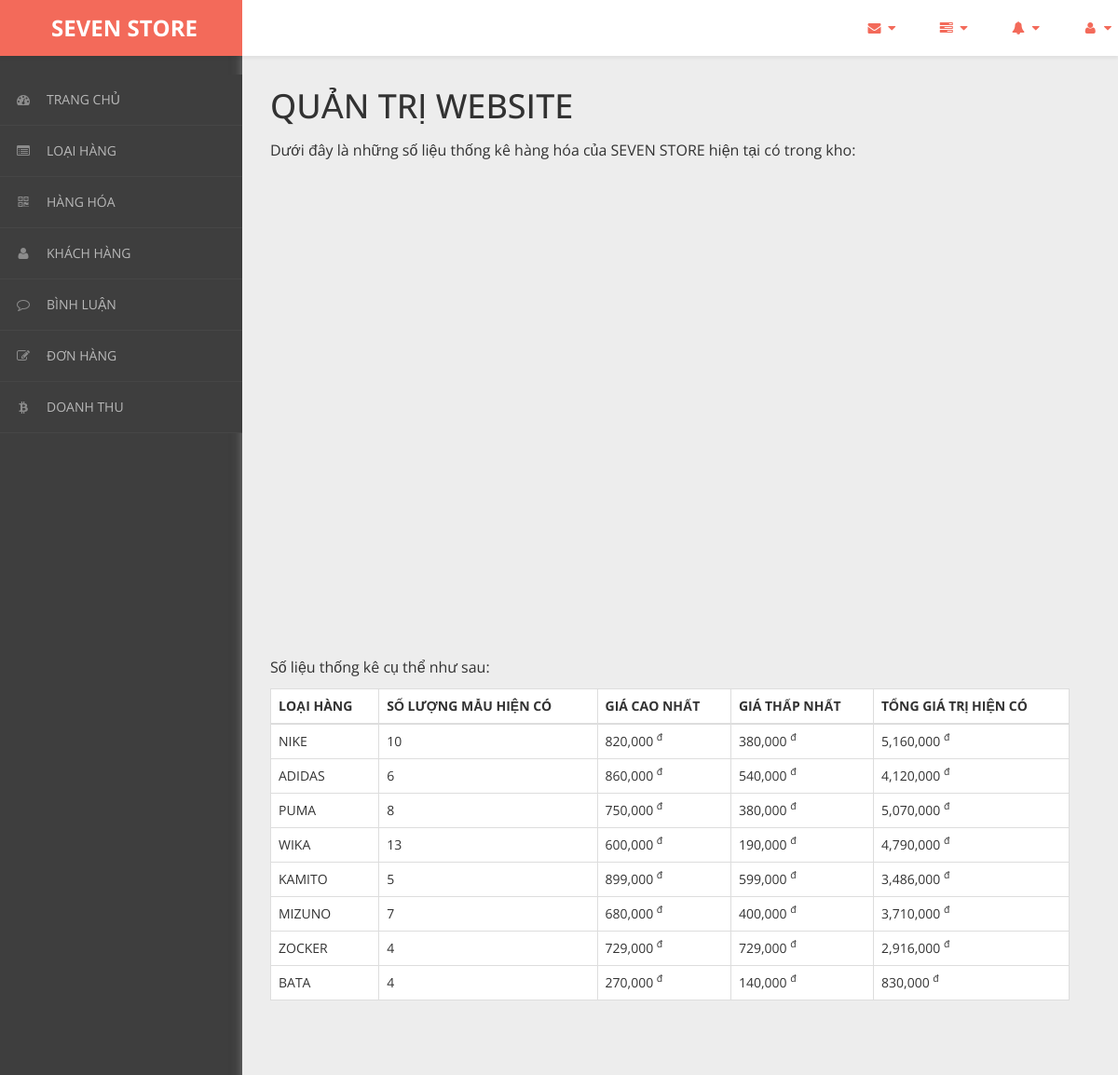
Screenshot of /admin/content/thong-ke/thong-ke-list.php with the database file from the repository.
### tables this page shows
CREATE TABLE `loai_hang` (
  `ma_loai` int(11) NOT NULL,
  `ten_loai` varchar(50) NOT NULL
);

### admin/dao/pdo.php (called while the page is built, shortened)
<?php
    function pdo_get_connection(){
        $pdo = new PDO("mysql:host=localhost;dbname=sevenstore",'root','');
        $pdo->setAttribute(PDO::ATTR_ERRMODE, PDO::ERRMODE_EXCEPTION);
        return $pdo;
    }
    function pdo_query($sql){
        $sql_args = array_slice(func_get_args(),1);
        try{
            $conn = pdo_get_connection();
            $stmt = $conn ->prepare($sql);
            $stmt -> execute($sql_args);
            $rows = $stmt -> fetchAll();
            return $rows;
        }catch(PDOException $e){
            throw $e;
        }finally{
            unset($conn);
        }
    }
    ?>

### admin/dao/thong-ke.php (called while the page is built, shortened)
<?php
    require_once ('pdo.php');
    function thong_ke_hang_hoa(){
    $sql = "SELECT lo.ma_loai, lo.ten_loai,"
            . " COUNT(*) so_luong,"
            . " MIN(hh.don_gia) gia_min,"
            . " MAX(hh.don_gia) gia_max,"
            . " SUM(hh.don_gia) gia_sum"
            . " FROM hang_hoa hh "
            . " JOIN loai_hang lo ON lo.ma_loai=hh.ma_loai "
            . " GROUP BY lo.ma_loai, lo.ten_loai";
    return pdo_query($sql);
    }
?>

### admin/content/thong-ke/thong-ke-list.php (the view, shortened to what this page needs)
<!DOCTYPE html>
<html xmlns="http://www.w3.org/1999/xhtml">
<head>
    <link href="../../../css/admin/css/bootstrap.css" rel="stylesheet" />
    <link href="../../../css/admin/css/font-awesome.css" rel="stylesheet" />
    <link href="../../../css/admin/css/custom-styles.css" rel="stylesheet" />
                <?php
                require_once ('../../dao/thong-ke.php');
                $items = thong_ke_hang_hoa();
                ?>
</head>
<body>
    <div id="wrapper">
        <nav class="navbar navbar-default top-navbar" role="navigation">
            <div class="navbar-header">
                <a class="navbar-brand" href="../../../../sevenstore/trang-chinh/"><strong style = "margin-left: 40px;">SEVEN STORE</strong></a>
            </div>
            <ul class="nav navbar-top-links navbar-right">
                <li class="dropdown">
                    <a class="dropdown-toggle" data-toggle="dropdown" href="#" aria-expanded="false">
                        <i class="fa fa-envelope fa-fw"></i> <i class="fa fa-caret-down"></i>
                    </a>
                </li>
                <li class="dropdown">
                    <a class="dropdown-toggle" data-toggle="dropdown" href="#" aria-expanded="false">
                        <i class="fa fa-tasks fa-fw"></i> <i class="fa fa-caret-down"></i>
                    </a>
                </li>
                <li class="dropdown">
                    <a class="dropdown-toggle" data-toggle="dropdown" href="#" aria-expanded="false">
                        <i class="fa fa-bell fa-fw"></i> <i class="fa fa-caret-down"></i>
                    </a>
                </li>
                <li class="dropdown">
                    <a class="dropdown-toggle" data-toggle="dropdown" href="#" aria-expanded="false">
                        <i class="fa fa-user fa-fw"></i> <i class="fa fa-caret-down"></i>
                    </a>
                </li>
            </ul>
        </nav>
        <nav class="navbar-default navbar-side" role="navigation">
            <div class="sidebar-collapse">
                <ul class="nav" id="main-menu">
                <li>
                        <a href="../thong-ke/thong-ke-list.php"><i class="fa fa-dashboard"></i>TRANG CHỦ</a>
                    </li>
                    <li>
                        <a href="../loai-hang/loai-hang-list.php"><i class="fa fa-list-alt" aria-hidden="true"></i>LOẠI HÀNG</a>
                    </li>
                    <li>
                        <a href="../hang-hoa/hang-hoa-list.php"><i class="fa fa-qrcode"></i>HÀNG HÓA</a>
                    </li>
                    <li>
                        <a href="../khach-hang/khach-hang-list.php"><i class="fa fa-user"></i>KHÁCH HÀNG</a>
                    </li>
                    <li>
                        <a href="../binh-luan/binh-luan-list.php"><i class="fa fa-comment-o" aria-hidden="true"></i>BÌNH LUẬN</a>
                    </li>
                    <li>
                        <a href="../hoa-don/hoa-don-list.php"><i class="fa fa-edit"></i>ĐƠN HÀNG</a>
                    </li>
                    <li>
                        <a href="../doanh-thu/doanh-thu-list.php"><i class="fa fa-bitcoin"></i>DOANH THU</a>
                    </li>
                </ul>
            </div>
        </nav>
        <div id="page-wrapper">
		  <div class="header">
                        <div class="page-header">
                            <h1>QUẢN TRỊ WEBSITE</h1>
                            <p>Dưới đây là những số liệu thống kê hàng hóa của SEVEN STORE hiện tại có trong kho: </p>
                            <div id="columnchart_values" style="width: 100%; height: 300px;"></div><br><br><br><br><br><br><br><br><br><br>
                              <p>Số liệu thống kê cụ thể như sau: </p>
                              <table class="table table-bordered" style = "background-color:#fff">
                                <thead>
                                  <tr>
                                    <th>LOẠI HÀNG</th>
                                    <th>SỐ LƯỢNG MẪU HIỆN CÓ</th>
                                    <th>GIÁ CAO NHẤT</th>
                                    <th>GIÁ THẤP NHẤT</th>
                                    <th>TỔNG GIÁ TRỊ HIỆN CÓ</th>
                                  </tr>
                                </thead>
                                <tbody>
                                <?php foreach($items as $item){
                                     extract($item);
                                    ?>
                                  <tr>
                                    <td><?=$ten_loai?></td>
                                    <td><?=$so_luong?></td>
                                    <td><?=number_format($gia_max)?> <sup>đ</sup></td>
                                    <td><?=number_format($gia_min)?> <sup>đ</sup></td>
                                    <td><?=number_format($gia_sum)?> <sup>đ</sup></td>
                                  </tr>
                                <?php } ?>
                                </tbody>
                              </table>
                        </div>
		</div>
            </div>
        </div>
</body>
</html>

### css/admin/css/custom-styles.css (style rules this page uses)
body { font-family: 'Open Sans', sans-serif; background: #3E3E3E; }
#wrapper { width: 100%; }
#page-wrapper { padding: 15px 15px; min-height: 600px; background: #EDEDED; }
h1, .h1, h2, .h2, h3, .h3 { margin-top: 7px; margin-bottom: -5px; }
p { font-size:16px; line-height:25px; padding-top:20px; }
.navbar-side { z-index: 0; }
.navbar-side .nav > li > a > i { color: #8C8C8C;padding: 8px;width: 30px;text-align: center; }
.top-navbar { position: fixed; width: 100%; z-index: 300; -webkit-box-shadow: 0 3px 3px rgba(0, 0, 0, 0.05); -moz-box-shadow: 0 3px 3px rgba(0, 0, 0, 0.05); box-shadow: 0 3px 3px rgba(0, 0, 0, 0.05); }
.navbar-side { z-index: 1; position: fixed; width: 260px; top: 80px; }
#page-wrapper { position: relative; top: 55px; box-shadow: 0 0 10px #757575; -moz-box-shadow: 0 0 10px #757575; -webkit-box-shadow: 0 0 10px #757575; }
.page-header { margin: 0;border-bottom: 1px solid transparent;text-align: left;background-color: rgb(237, 237, 237);padding: 32px 22px 32px 0;color: #323232; }
.header { margin: 0 30px; }
.top-navbar { margin:0px; }
.top-navbar .navbar-brand { color: #fff;width: 260px;text-align: left;height: 60px;font-size: 24px;font-weight: 700;line-height: 30px;background: #F36A5A; }
.top-navbar .nav > li { position: relative; display: inline-block; margin: 0px; padding: 0px; }
.top-navbar .nav > li > a { position: relative; display: block; padding: 20px;color: #FFFFFF; margin: 0px; }
.sidebar-collapse , .sidebar-collapse .nav { background:none; }
.sidebar-collapse .nav { padding:0; }
.sidebar-collapse .nav > li > a { color: #B8B8B8; background:transparent; text-shadow:none; font-size: 14px; }
.sidebar-collapse > .nav > li > a { padding: 12px 10px; }
.sidebar-collapse > .nav > li { border-bottom: 1px solid rgba(107, 108, 109, 0.19); }
.navbar-side { border:none; background: #3E3E3E; }
.top-navbar { background: #FFFFFF; border-bottom:none; }
.top-navbar .nav > li > a > i { margin-right: 2px; }
.navbar-default { border:0px solid black; }
.navbar-header { background: transparent; }
.nav > li > a > i { margin-right:10px; color: rgb(243, 106, 90); }
@media (min-width:768px) { #page-wrapper { margin: 0 0 0 260px; padding: 0; min-height: 1200px; } }
@media (min-width:768px) { .navbar-side { width: 260px; z-index: 1; } }
@media (min-width:768px) { .navbar { border-radius: 0px; } }

### rows the page displays
loai_hang: ten_loai "NIKE", so_luong "10", gia_max "820,000", gia_min "380,000", gia_sum "5,160,000"
loai_hang: ten_loai "ADIDAS", so_luong "6", gia_max "860,000", gia_min "540,000", gia_sum "4,120,000"
loai_hang: ten_loai "PUMA", so_luong "8", gia_max "750,000", gia_min "380,000", gia_sum "5,070,000"
loai_hang: ten_loai "WIKA", so_luong "13", gia_max "600,000", gia_min "190,000", gia_sum "4,790,000"
loai_hang: ten_loai "KAMITO", so_luong "5", gia_max "899,000", gia_min "599,000", gia_sum "3,486,000"
loai_hang: ten_loai "MIZUNO", so_luong "7", gia_max "680,000", gia_min "400,000", gia_sum "3,710,000"
loai_hang: ten_loai "ZOCKER", so_luong "4", gia_max "729,000", gia_min "729,000", gia_sum "2,916,000"
loai_hang: ten_loai "BATA", so_luong "4", gia_max "270,000", gia_min "140,000", gia_sum "830,000"
